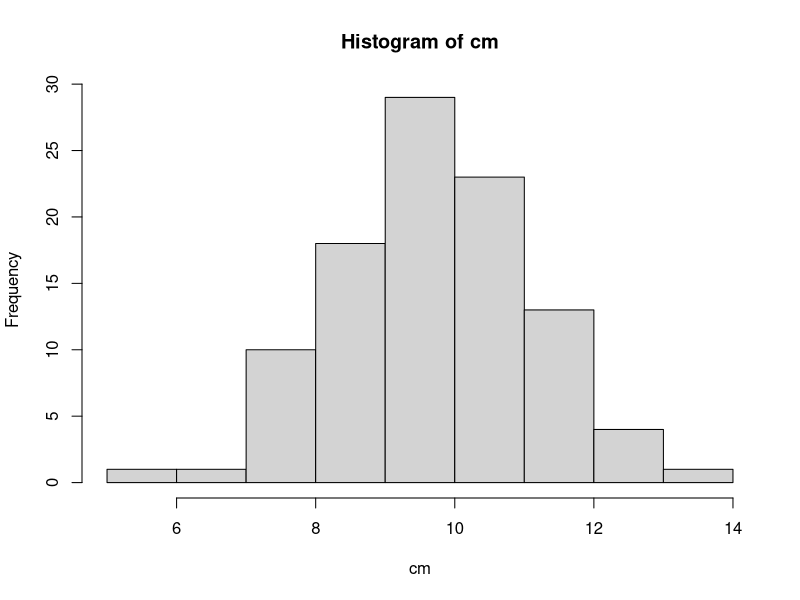

Reproduce this figure in R.

# Functions for probability distributions : rnorm (normal distribution), dnorm(probability density), 
# pnorm(cumulative distribution function for normal distribution), rpois(Poisson distribution)
# d for density , r for random numbers distribution, p for cumulative distribution, q for quantile function

str(dnorm)
str(pnorm)
str(qnorm)
str(rnorm)

x1 <- rnorm(10)
x1

y1 <- rnorm(10, 20, 2)
y1
summary(y1)

# generate a particular sequence of random numbers
set.seed(1)
rnorm(5)
rnorm(5)

# if we set the seed=1 again, the same sequence will be generated
set.seed(1)
rnorm(5)
rnorm(5)

# We always must set seed to ensure reproducibility (we can go back to same result)

rpois(10, 1)
rpois(10, 2)
my_pois <- replicate(100, rpois(5, 10)) # matrix, each column has 5 poisson observations with mean 10 
cm <- colMeans(my_pois) 
hist(cm)

# cumulative distribution
ppois(2, 2) # probability that x<=2 where lambda=2 
ppois(4, 2) # probability that x<=4 where lambda=2 
ppois(6, 2) # probability that x<=6 where lambda=2 


rbinom(1, size=100, prob=0.7)
flips2 <- rbinom(100, 1, prob=0.7)
sum(flips2) # close to 70

